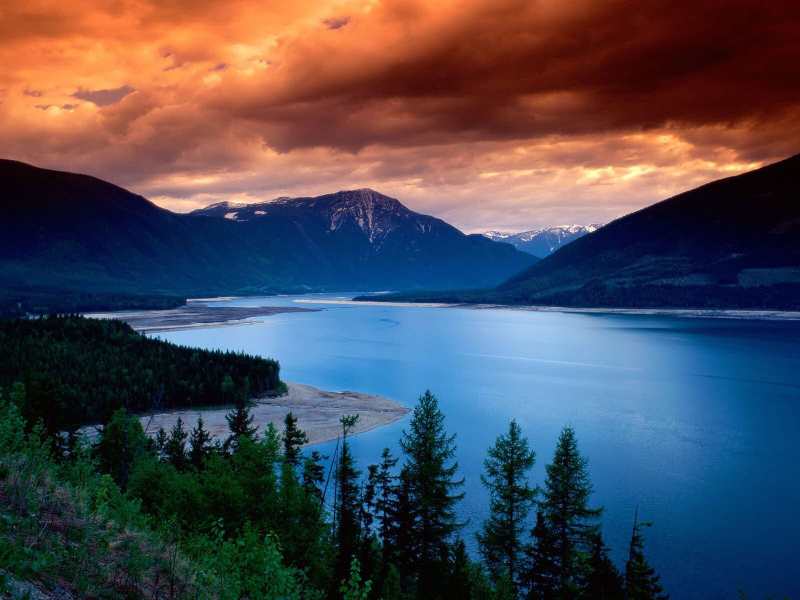
#> input picture src/landscape.jpg, 1600 x 1200 px (shown at 1/2 size)
$ python sketch.py
#> lines starting #> are read from the running program, lines starting #| are printed output that depends on the picture
from PIL import Image
from IPython.display import display
from random import random
import math


# program to sketch effect on an image

filename = "landscape.jpg"
image = Image.open(filename)
#> image is the input picture: PIL image 1600x1200 RGB; mean R, G, B 74.7, 72.9, 83.8
[width,height] = image.size
#> width = 1600; height = 1200
new_image = Image.new( 'RGB', (width,height), "black")
#> new_image: PIL image 1600x1200 RGB; every value is 0

pixels_old = image.load()
pixels_new = new_image.load() # creates the pixel map

sensitivity = -15

for i in range(0,new_image.size[0],2):
    for j in range(0,new_image.size[1],2):
        r1 = pixels_old[i,j][0]
        g1 = pixels_old[i,j][1]
        b1 = pixels_old[i,j][2]
        val1 = (int)(math.sqrt(r1*r1 + g1*g1 + b1*b1))

        r2 = pixels_old[i+1,j][0]
        g2 = pixels_old[i+1,j][1]
        b2 = pixels_old[i+1,j][2]
        val2 = (int)(math.sqrt(r2*r2 + g2*g2 + b2*b2))

        r3 = pixels_old[i,j+1][0]
        g3 = pixels_old[i,j+1][1]
        b3 = pixels_old[i,j+1][2]
        val3 = (int)(math.sqrt(r3*r3 + g3*g3 + b3*b3))

        r4 = pixels_old[i+1,j+1][0]
        g4 = pixels_old[i+1,j+1][1]
        b4 = pixels_old[i+1,j+1][2]
        val4 = (int)(math.sqrt(r4*r4 + g4*g4 + b4*b4))

        stroke1 = abs(val1-val3)+abs(val2-val4)
        stroke2 = abs(val1-val2)+abs(val3-val4)
        stroke3 = abs(val1-val4)+abs(val2-val3)

        if(stroke1>=stroke2 and stroke1>=stroke3):
            pixels_new[i,j]=(255*(val1>=val3+sensitivity),255*(val1>=val3+sensitivity),255*(val1>=val3+sensitivity))
            pixels_new[i,j+1]=(255*(val3>=val1+sensitivity),255*(val3>=val1+sensitivity),255*(val3>=val1+sensitivity))
            pixels_new[i+1,j]=(255*(val2>=val4+sensitivity),255*(val2>=val4+sensitivity),255*(val2>=val4+sensitivity))
            pixels_new[i+1,j+1]=(255*(val4>=val2+sensitivity),255*(val4>=val2+sensitivity),255*(val4>=val2+sensitivity))
        elif(stroke2>=stroke1 and stroke2>=stroke3):
            pixels_new[i,j]=(255*(val1>=val2+sensitivity),255*(val1>=val2+sensitivity),255*(val1>=val2+sensitivity))
            pixels_new[i+1,j]=(255*(val2>=val1+sensitivity),255*(val2>=val1+sensitivity),255*(val2>=val1+sensitivity))
            pixels_new[i,j+1]=(255*(val3>=val4+sensitivity),255*(val3>=val4+sensitivity),255*(val3>=val4+sensitivity))
            pixels_new[i+1,j+1]=(255*(val4>=val3+sensitivity),255*(val4>=val3+sensitivity),255*(val4>=val3+sensitivity))
        else:
            pixels_new[i,j]=(255*(val1>=val4+sensitivity),255*(val1>=val4+sensitivity),255*(val1>=val4+sensitivity))
            pixels_new[i+1,j+1]=(255*(val4>=val1+sensitivity),255*(val4>=val1+sensitivity),255*(val4>=val1+sensitivity))
            pixels_new[i,j+1]=(255*(val3>=val2+sensitivity),255*(val3>=val2+sensitivity),255*(val3>=val2+sensitivity))
            pixels_new[i+1,j]=(255*(val2>=val3+sensitivity),255*(val2>=val3+sensitivity),255*(val2>=val3+sensitivity))

new_image.save("new_image.jpg")
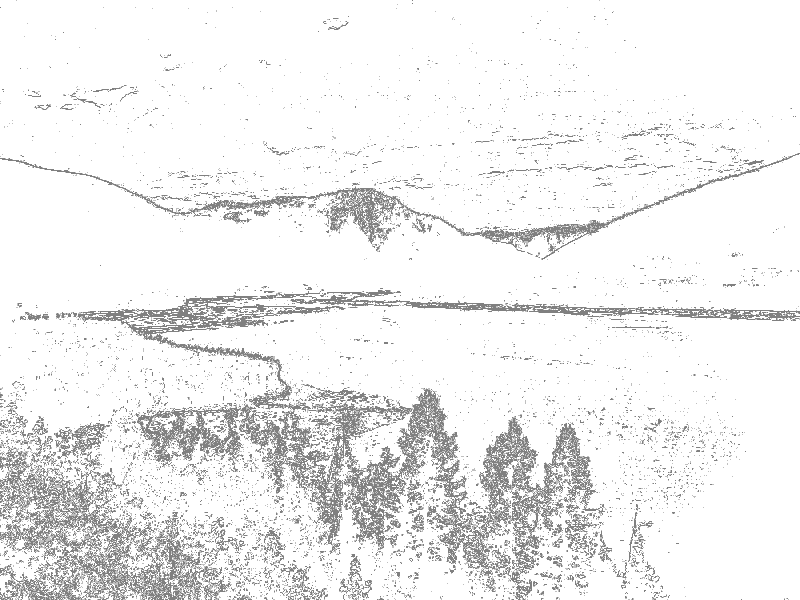
#> saved as new_image.jpg: PIL image 1600x1200 RGB (shown at 1/2 size); 93.8% white; black in thin lines or dots
